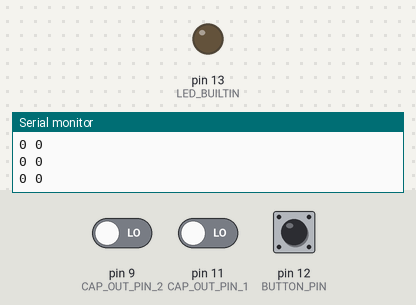
Bench run of a sketch on a simulated Arduino Uno, built for the host (arithmetic inside an expression is 32-bit, double 64-bit). On the bench: output pins drawn as LEDs (lit = HIGH), the last lines printed to the serial monitor. Dashed ring = blinking. The test bench sets the inputs (shaded band); at power-on: pin 12 (BUTTON_PIN) HIGH, pin 9 (CAP_OUT_PIN_2) LOW, pin 11 (CAP_OUT_PIN_1) LOW. Pins used as bus, display or sensor lines are not drawn.

Above: at 1.2 s.
1.3 s: pin 12 (BUTTON_PIN) pulled LOW for 3.2 s
At 2.1 s:
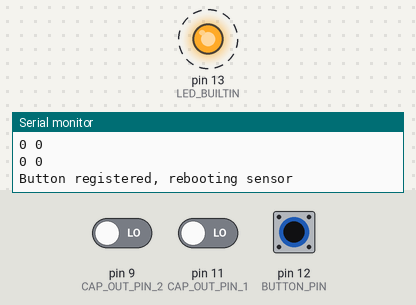
Timing chart, 0 to 7.0 s (numbered marks = the images above; inputs shaded):
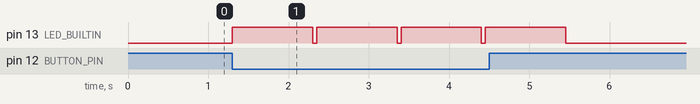

Measured:
- after the input at 1.3 s, pin 13 (LED_BUILTIN): alternates HIGH for 1.0 s and LOW for 0.05 s, 8 changes in all, then stays LOW, starting at once

The sketch:

sketch_feb5a.ino
```cpp
#include <Adafruit_NeoPixel.h>

#define CAP_POWER_PIN_1 10
#define CAP_OUT_PIN_1 11
#define CAP_POWER_PIN_2 8
#define CAP_OUT_PIN_2 9
#define BUTTON_PIN 12


// #define PIXEL_PIN 6
// #define NUMPIXELS 40
// Adafruit_NeoPixel pixels(NUMPIXELS, PIXEL_PIN, NEO_RGB + NEO_KHZ800);

void setup() {
  Serial.begin(9600);
  pinMode(CAP_POWER_PIN_1, OUTPUT);
  pinMode(CAP_OUT_PIN_1, INPUT_PULLDOWN);
  pinMode(CAP_POWER_PIN_2, OUTPUT);
  pinMode(CAP_OUT_PIN_2, INPUT_PULLDOWN);
  pinMode(LED_BUILTIN, OUTPUT);
  pinMode(BUTTON_PIN, INPUT_PULLUP);

  // pixels.begin(); // INITIALIZE NeoPixel strip object (REQUIRED)

  digitalWrite(CAP_POWER_PIN_1, HIGH);
  digitalWrite(CAP_POWER_PIN_2, HIGH);
  digitalWrite(LED_BUILTIN, LOW);
}

void loop() {
  byte buttonState = digitalRead(BUTTON_PIN);

  if (buttonState == LOW) {
    Serial.println("Button registered, rebooting sensor");
    digitalWrite(CAP_POWER_PIN_1, LOW);
    digitalWrite(CAP_POWER_PIN_2, LOW);
    digitalWrite(LED_BUILTIN, HIGH);

    delay(1000);
    digitalWrite(CAP_POWER_PIN_1, HIGH);
    digitalWrite(CAP_POWER_PIN_2, HIGH);
    digitalWrite(LED_BUILTIN, LOW);
  }

  byte cap1 = digitalRead(CAP_OUT_PIN_1);
  byte cap2 = digitalRead(CAP_OUT_PIN_2);

  Serial.print(cap1);
  Serial.print(" ");
  Serial.println(cap2);

  // if (cap1 && !cap2) {
  //   pixels.clear();
  //   for(int i=NUMPIXELS-1; i>15; i--) {
  //     pixels.setPixelColor(i, pixels.Color(100,100,0));
  //   }
  // } else if (!cap1 && cap2) {
  //   pixels.clear();
  //   for (int i=0; i<24; i++) {
  //     pixels.setPixelColor(i, pixels.Color(100,100,0));
  //   }
  // } else if (cap1 && cap2) {
  //   pixels.fill(pixels.Color(100,100,100));


  // } else {
  //   pixels.clear(); // Set all pixel colors to 'off'
  // }
  // pixels.show();

  delay(50);
}
```
